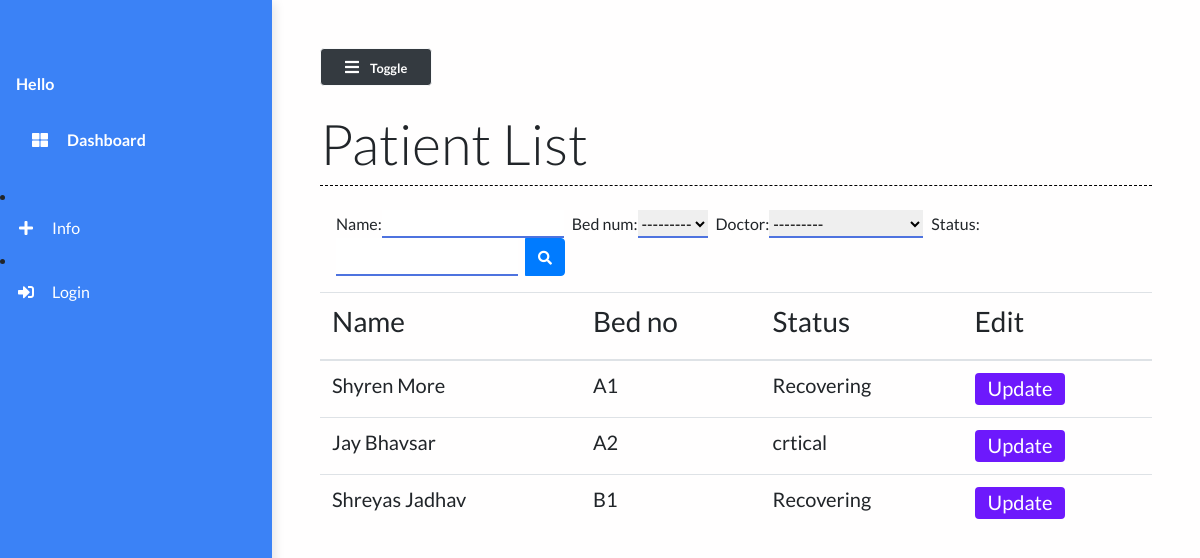
The app's page /patient_list/, older data.
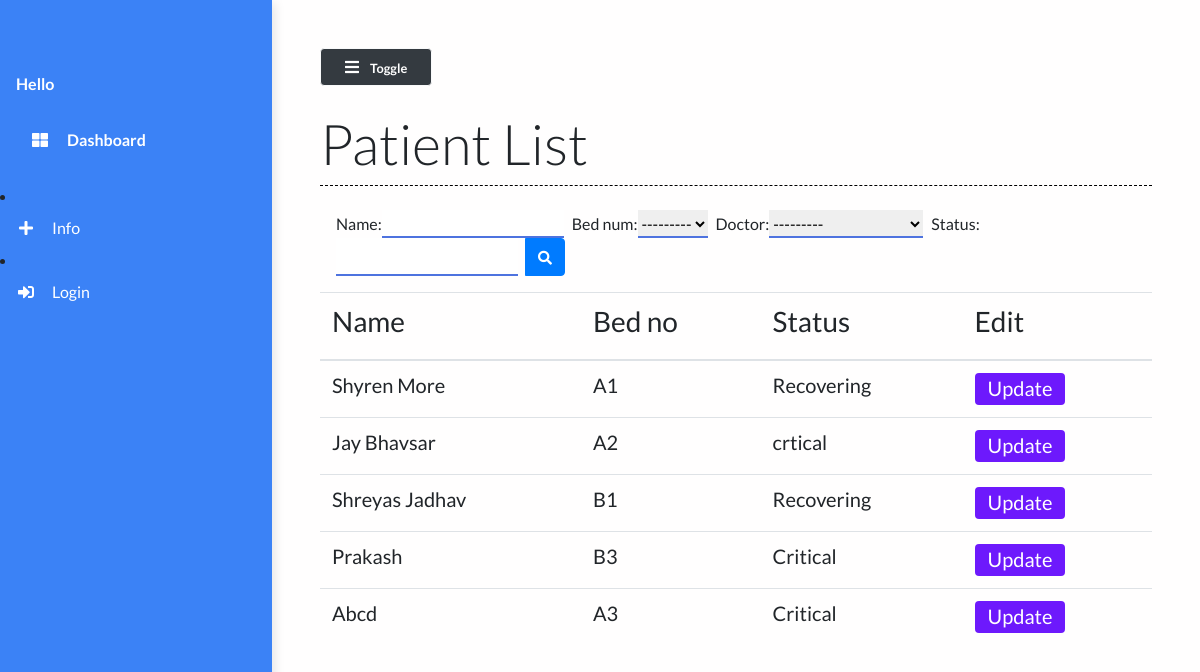
The same page, newer data.
### main/models.py (models this page shows, shortened)
class Doctor(models.Model):
    name = models.CharField(max_length=100)
    def __str__(self):
        return self.name

class Patient(models.Model):
    name = models.CharField(max_length=50)
    phone_num = models.CharField(max_length=15)
    patient_relative_name = models.CharField(max_length=50, null=True)
    patient_relative_contact = models.CharField(max_length=15, null=True)
    address = models.TextField()
    SYMPTOMS = (
        ('Fever', 'Fever'),
        ('Dry cough', 'Dry cough'),
        ('Tiredness', 'Tiredness'),
        ('Aches and pains', 'Aches and pains'),
        ('Sore throat', 'Sore throat'),
        ('Diarrhoea', 'Diarrhoea'),
        ('Loss of taste or smell', 'Loss of taste or smell'),
        ('Difficulty in breathing or shortness of breath', 'Difficulty in breathing or shortness of breath'),
        ('Chest pain or pressure', 'Chest pain or pressure'),
        ('Loss of speech or movement', 'Loss of speech or movement'),
    )
    symptoms = MultiSelectField(choices=SYMPTOMS, null=True)
    prior_ailments = models.TextField()
    bed_num = models.ForeignKey("Bed", on_delete=models.CASCADE)
    dob = models.DateField(null=True)
    doctor = models.ForeignKey("Doctor", on_delete=models.CASCADE, null=True)
    doctors_notes = models.TextField(null=True, blank=True)
    doctors_visiting_time = models.CharField(null=True, max_length=50, blank=True)
    status = models.CharField(max_length=50)

class Bed(models.Model):
    bed_number = models.CharField(max_length=50)
    occupied = models.BooleanField()
    def __str__(self):
        return self.bed_number

### main/views.py (the view)
# urls.py: path("patient_list/", views.patient_list, name="patient_list"),
def patient_list(request):
    patients = Patient.objects.all()
    myFilter = PatientFilter(request.GET, queryset=patients)
    patients = myFilter.qs
    context = {
        'patients': patients,
        'myFilter': myFilter
    }
    return render(request, 'main/patient_list.html', context)

### main/templates/main/patient_list.html (shortened to what this page needs)
{% extends 'main/base.html' %}
{% load static %}
{% block contentTitle %}
    Patient List
{% endblock contentTitle %}
{% block content %}
    <form class="d-none d-sm-inline-block form-inline mr-auto ml-md-3 my-2 my-md-0 mw-100 navbar-search mb-3" method="GET" id="list">
        <div class="input-group">
        {{myFilter.form}}
            <div class="input-group-append">
                <button class="btn btn-primary btn-block" type="submit">
                    <i class="fas fa-search fa-sm"></i>
                </button>
            </div>
        </div>
    </form>
     <div class="table-responsive mt-3">
        <table class="table table-hover">
            <thead>
                <th><h3>Name</h3></th>
                <th><h3>Bed no</h3></th>
                <th><h3>Status</h3></th>
                <th><h3>Edit</h3></th>
            </thead>
            <tbody>
                {% for patient in patients %}
                <tr class="mx-auto">
                    <td scope="row"><h5>{{ patient.name }}</h5></td>
                    <td><h5>{{ patient.bed_num }}</h5></td>
                    <td><h5>{{ patient.status }}</h5></td>
                    <td><a href="/patient/{{patient.id}}" class="btn btn-purple"><h5>Update</h5></a></td>
                </tr>
                {% endfor %}
            </tbody>
        </table>
    </div>
{% endblock content %}

### main/templates/main/base.html (shortened to what this page needs)
{% load static %}
<!DOCTYPE html>
<html lang="en">
  <head>
    <link
      rel="stylesheet"
      href="https://maxcdn.bootstrapcdn.com/bootstrap/4.0.0/css/bootstrap.min.css"
    />
    <link
      rel="stylesheet"
      href="https://cdnjs.cloudflare.com/ajax/libs/font-awesome/5.14.0/css/all.min.css"
    />
    <link
      rel="stylesheet"
      href="{% static 'styles/base.css' %}"
      type="text/css"
    />
    <link rel="stylesheet" href="//code.jquery.com/ui/1.12.1/themes/base/jquery-ui.css">
  </head>
  <body>
<div class="vertical-nav" id="sidebar">
	<div class="py-4 px-3 mb-4">
	</div>
	<p class="text-white font-weight-bold px-3 pb-4 mb-0">
		Hello {{user.first_name}}
	</p>
	<p class="text-gray font-weight-bold px-3 pb-4 mb-0">
		<a href="{% url 'dashboard' %}" class="nav-link text-white">
			<i class="fa fa-th-large mr-3 text-primary"></i> Dashboard</a>
	</p>
    <li class="nav-item">
      <a href="{% url 'info' %}" class="nav-link text-white">
        <i class="fa fa-plus mr-3 text-primary fa-fw"></i>Info
      </a>
    </li>
    {% if request.user.is_authenticated == False %}
    <li class="nav-item">
			<a href="{% url 'login' %}" class="nav-link text-white">
				<i class="fa fa-sign-in-alt mr-3 text-primary fa-fw"></i>Login
			</a>
		</li>
    {% else %}
		<li class="nav-item">
			<a href="{% url 'logout' %}" class="nav-link text-white">
				<i class="fa fa-sign-out-alt mr-3 text-primary fa-fw"></i>Logout
			</a>
		</li>
    {% endif %}
</div>
    <div class="page-content p-5" id="content">
        <button id="sidebarCollapse" class="btn btn-light bg-dark rounded-pill shadow-sm px-4 mb-4" type="button">
            <i class="fa fa-bars mr-2 text-primary"></i>
            <small class="font-weight-bold text-primary">
                Toggle
            </small>
        </button>
		<h2 class="display-4 ">{% block contentTitle %}{% endblock contentTitle %}
		</h2>
		<div class="seperator mt-1 mb-4"></div>
		{% block content %}{% endblock content %}
    </div>
  </body>
</html>

### static/styles/base.css (style rules this page uses)
body { background: #fffefe; min-height: 100vh; overflow-x: hidden; font-family:Lato,'Helvetica Neue',Helvetica,Arial,sans-serif; }
.vertical-nav { background: #3b82f6 !important; min-width: 17rem; height: 100vh; position: fixed; top: 0; left: 0; box-shadow: 3px 3px 10px rgba(0, 0, 0, 0.1); transition: all 0.4s; }
.page-content { width: calc(100% -17rem); margin-left: 17rem; transition: all 0.4s; }
.seperator { margin: 3rem 0; border-bottom: 1px dashed #000000; }
.nav-link { text-transform: capitalize; }
.text-primary { color: #fff !important; }
.btn-purple { background: #6d19fc; color: #ffffff; height: 2rem; padding-top: 2px; }
#id_name { margin-right: 0.5rem; border: none; outline: none; border-bottom: 2px solid #4e73df; }
#id_bed_num { margin-right: 0.5rem; border: none; outline: none; border-bottom: 2px solid #4e73df; }
#id_status { margin-right: 0.5rem; border: none; outline: none; border-bottom: 2px solid #4e73df; }
#id_doctor { margin-right: 0.5rem; border: none; outline: none; border-bottom: 2px solid #4e73df; }

Row changes from the older to the newer data that the page shows:
added Patient: name "Prakash", bed_num "B3", status "Critical"
added Patient: name "Abcd", bed_num "A3", status "Critical"
